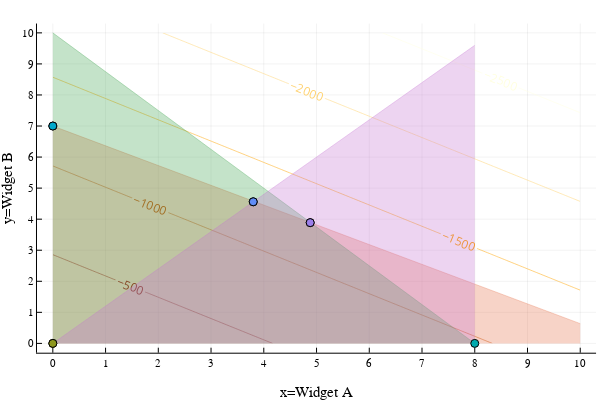

Notebook source saved alongside this figure:
### Markdown cell above
## Feasible region

We can now see that the **feasible region**, or *the area that simultaneously satisfies all constraints*, falls within the polygon bounded by the points (0,7), (8,0) and the point at the intersection of the time constraint ($10 x + 8 y \leq 80$) and materials constraint ($7 x + 11 y \leq 77$).

What about the capacity constraint on A ($x\leq8$)? We can see that this constraint is a **redundant constraint** and not relevant to finding the solution, because it is automatically satisfied given the new time constraint, as the maximum value that can be taken by x given the time constraint $10 x + 8 y \leq 80$ is $x=80/10=8$ when $y=0$. 

Additionally, given that the feasible region is a convex polygon, it is provable that the maximum value must occur at one of the **extreme points** or vertices defined by the intersection of various constraints that define the feasible region. This fact will form the basis of an efficient computational solution method for **linear programming** (LP) problems -- or convex optimization problems consisting entire of linear constraints and a linear objective function -- to be described in future notebooks.

### Code cell
contour(x,y,(x,y)->-f(x,y),nlevels=10, c=:heat, linewidth=10, colorbar = false, contour_labels = true,
width=800,height=600)
# title!("Feasible region and extreme points")
xaxis!("x=Widget A")
yaxis!("y=Widget B")
xticks!(0:maximum(x))
yticks!(0:maximum(y))
areaplot!(x[x.<=11], (77 .- 7*x[x.<=11])./11, legend=false, opacity=0.3)
areaplot!(x[x.<=8], (80 .- 10*x[x.<=8])./8, legend=false, opacity=0.3)
areaplot!(x[x.<=8], f3(x[x.<=8]), legend=false, opacity=0.3)



# areaplot!([8;0;4.888], [0;7;3.888], legend=false, opacity=1.0)
scatter!([0 8 0 4.88 3.8],[0 0 7 3.888 4.56])
scatter!([0],[0]) 
scatter!([0],[7])
scatter!([4.88],[3.888])
scatter!([3.8],[4.56])

### Figure 1 — Plotly figure (JSON) as saved in the notebook; plotly's stock layout.template omitted (floating-point values rounded to 4 significant figures; data arrays with more than 128 entries replaced by an {"elided": "..."} marker saying what was removed)
{"data": [{"colorbar": {"title": ""}, "colorscale": [[0, "rgba(255, 255, 224, 1.000)"], [0.5, "rgba(255, 165, 0, 1.000)"], [1, "rgba(139, 0, 0, 1.000)"]], "contours": {"coloring": "lines", "showlabels": true}, "height": 600, "name": "y1", "ncontours": 12, "showlegend": false, "showscale": false, "type": "contour", "x": [0, 0.1, 0.2, 0.3, 0.4, 0.5, 0.6, 0.7, 0.8, 0.9, 1, 1.1, 1.2, 1.3, 1.4, 1.5, 1.6, 1.7, 1.8, 1.9, 2, 2.1, 2.2, 2.3, 2.4, 2.5, 2.6, 2.7, 2.8, 2.9, 3, 3.1, 3.2, 3.3, 3.4, 3.5, 3.6, 3.7, 3.8, 3.9, 4, 4.1, 4.2, 4.3, 4.4, 4.5, 4.6, 4.7, 4.8, 4.9, 5, 5.1, 5.2, 5.3, 5.4, 5.5, 5.6, 5.7, 5.8, 5.9, 6, 6.1, 6.2, 6.3, 6.4, 6.5, 6.6, 6.7, 6.8, 6.9, 7, 7.1, 7.2, 7.3, 7.4, 7.5, 7.6, 7.7, 7.8, 7.9, 8, 8.1, 8.2, 8.3, 8.4, 8.5, 8.6, 8.7, 8.8, 8.9, 9, 9.1, 9.2, 9.3, 9.4, 9.5, 9.6, 9.7, 9.8, 9.9, 10], "xaxis": "x", "y": [0, 0.1, 0.2, 0.3, 0.4, 0.5, 0.6, 0.7, 0.8, 0.9, 1, 1.1, 1.2, 1.3, 1.4, 1.5, 1.6, 1.7, 1.8, 1.9, 2, 2.1, 2.2, 2.3, 2.4, 2.5, 2.6, 2.7, 2.8, 2.9, 3, 3.1, 3.2, 3.3, 3.4, 3.5, 3.6, 3.7, 3.8, 3.9, 4, 4.1, 4.2, 4.3, 4.4, 4.5, 4.6, 4.7, 4.8, 4.9, 5, 5.1, 5.2, 5.3, 5.4, 5.5, 5.6, 5.7, 5.8, 5.9, 6, 6.1, 6.2, 6.3, 6.4, 6.5, 6.6, 6.7, 6.8, 6.9, 7, 7.1, 7.2, 7.3, 7.4, 7.5, 7.6, 7.7, 7.8, 7.9, 8, 8.1, 8.2, 8.3, 8.4, 8.5, 8.6, 8.7, 8.8, 8.9, 9, 9.1, 9.2, 9.3, 9.4, 9.5, 9.6, 9.7, 9.8, 9.9, 10], "yaxis": "y", "z": {"elided": "101x101 float values"}, "zmax": 0, "zmin": -2950}, {"colorbar": {"title": ""}, "fill": "tozeroy", "fillcolor": "rgba(227, 111, 71, 0.300)", "legendgroup": "y2", "line": {"color": "rgba(227, 111, 71, 0.300)", "dash": "solid", "shape": "linear", "width": 1}, "mode": "lines", "name": "y2", "showlegend": true, "type": "scatter", "x": [0, 0.1, 0.2, 0.3, 0.4, 0.5, 0.6, 0.7, 0.8, 0.9, 1, 1.1, 1.2, 1.3, 1.4, 1.5, 1.6, 1.7, 1.8, 1.9, 2, 2.1, 2.2, 2.3, 2.4, 2.5, 2.6, 2.7, 2.8, 2.9, 3, 3.1, 3.2, 3.3, 3.4, 3.5, 3.6, 3.7, 3.8, 3.9, 4, 4.1, 4.2, 4.3, 4.4, 4.5, 4.6, 4.7, 4.8, 4.9, 5, 5.1, 5.2, 5.3, 5.4, 5.5, 5.6, 5.7, 5.8, 5.9, 6, 6.1, 6.2, 6.3, 6.4, 6.5, 6.6, 6.7, 6.8, 6.9, 7, 7.1, 7.2, 7.3, 7.4, 7.5, 7.6, 7.7, 7.8, 7.9, 8, 8.1, 8.2, 8.3, 8.4, 8.5, 8.6, 8.7, 8.8, 8.9, 9, 9.1, 9.2, 9.3, 9.4, 9.5, 9.6, 9.7, 9.8, 9.9, 10], "xaxis": "x", "y": [7, 6.936, 6.873, 6.809, 6.745, 6.682, 6.618, 6.555, 6.491, 6.427, 6.364, 6.3, 6.236, 6.173, 6.109, 6.045, 5.982, 5.918, 5.855, 5.791, 5.727, 5.664, 5.6, 5.536, 5.473, 5.409, 5.345, 5.282, 5.218, 5.155, 5.091, 5.027, 4.964, 4.9, 4.836, 4.773, 4.709, 4.645, 4.582, 4.518, 4.455, 4.391, 4.327, 4.264, 4.2, 4.136, 4.073, 4.009, 3.945, 3.882, 3.818, 3.755, 3.691, 3.627, 3.564, 3.5, 3.436, 3.373, 3.309, 3.245, 3.182, 3.118, 3.055, 2.991, 2.927, 2.864, 2.8, 2.736, 2.673, 2.609, 2.545, 2.482, 2.418, 2.355, 2.291, 2.227, 2.164, 2.1, 2.036, 1.973, 1.909, 1.845, 1.782, 1.718, 1.655, 1.591, 1.527, 1.464, 1.4, 1.336, 1.273, 1.209, 1.145, 1.082, 1.018, 0.9545, 0.8909, 0.8273, 0.7636, 0.7, 0.6364], "yaxis": "y", "zmax": 0, "zmin": -2950}, {"colorbar": {"title": ""}, "fill": "tozeroy", "fillcolor": "rgba(62, 164, 78, 0.300)", "legendgroup": "y3", "line": {"color": "rgba(62, 164, 78, 0.300)", "dash": "solid", "shape": "linear", "width": 1}, "mode": "lines", "name": "y3", "showlegend": true, "type": "scatter", "x": [0, 0.1, 0.2, 0.3, 0.4, 0.5, 0.6, 0.7, 0.8, 0.9, 1, 1.1, 1.2, 1.3, 1.4, 1.5, 1.6, 1.7, 1.8, 1.9, 2, 2.1, 2.2, 2.3, 2.4, 2.5, 2.6, 2.7, 2.8, 2.9, 3, 3.1, 3.2, 3.3, 3.4, 3.5, 3.6, 3.7, 3.8, 3.9, 4, 4.1, 4.2, 4.3, 4.4, 4.5, 4.6, 4.7, 4.8, 4.9, 5, 5.1, 5.2, 5.3, 5.4, 5.5, 5.6, 5.7, 5.8, 5.9, 6, 6.1, 6.2, 6.3, 6.4, 6.5, 6.6, 6.7, 6.8, 6.9, 7, 7.1, 7.2, 7.3, 7.4, 7.5, 7.6, 7.7, 7.8, 7.9, 8], "xaxis": "x", "y": [10, 9.875, 9.75, 9.625, 9.5, 9.375, 9.25, 9.125, 9, 8.875, 8.75, 8.625, 8.5, 8.375, 8.25, 8.125, 8, 7.875, 7.75, 7.625, 7.5, 7.375, 7.25, 7.125, 7, 6.875, 6.75, 6.625, 6.5, 6.375, 6.25, 6.125, 6, 5.875, 5.75, 5.625, 5.5, 5.375, 5.25, 5.125, 5, 4.875, 4.75, 4.625, 4.5, 4.375, 4.25, 4.125, 4, 3.875, 3.75, 3.625, 3.5, 3.375, 3.25, 3.125, 3, 2.875, 2.75, 2.625, 2.5, 2.375, 2.25, 2.125, 2, 1.875, 1.75, 1.625, 1.5, 1.375, 1.25, 1.125, 1, 0.875, 0.75, 0.625, 0.5, 0.375, 0.25, 0.125, 0], "yaxis": "y", "zmax": 0, "zmin": -2950}, {"colorbar": {"title": ""}, "fill": "tozeroy", "fillcolor": "rgba(195, 113, 210, 0.300)", "legendgroup": "y4", "line": {"color": "rgba(195, 113, 210, 0.300)", "dash": "solid", "shape": "linear", "width": 1}, "mode": "lines", "name": "y4", "showlegend": true, "type": "scatter", "x": [0, 0.1, 0.2, 0.3, 0.4, 0.5, 0.6, 0.7, 0.8, 0.9, 1, 1.1, 1.2, 1.3, 1.4, 1.5, 1.6, 1.7, 1.8, 1.9, 2, 2.1, 2.2, 2.3, 2.4, 2.5, 2.6, 2.7, 2.8, 2.9, 3, 3.1, 3.2, 3.3, 3.4, 3.5, 3.6, 3.7, 3.8, 3.9, 4, 4.1, 4.2, 4.3, 4.4, 4.5, 4.6, 4.7, 4.8, 4.9, 5, 5.1, 5.2, 5.3, 5.4, 5.5, 5.6, 5.7, 5.8, 5.9, 6, 6.1, 6.2, 6.3, 6.4, 6.5, 6.6, 6.7, 6.8, 6.9, 7, 7.1, 7.2, 7.3, 7.4, 7.5, 7.6, 7.7, 7.8, 7.9, 8], "xaxis": "x", "y": [0, 0.12, 0.24, 0.36, 0.48, 0.6, 0.72, 0.84, 0.96, 1.08, 1.2, 1.32, 1.44, 1.56, 1.68, 1.8, 1.92, 2.04, 2.16, 2.28, 2.4, 2.52, 2.64, 2.76, 2.88, 3, 3.12, 3.24, 3.36, 3.48, 3.6, 3.72, 3.84, 3.96, 4.08, 4.2, 4.32, 4.44, 4.56, 4.68, 4.8, 4.92, 5.04, 5.16, 5.28, 5.4, 5.52, 5.64, 5.76, 5.88, 6, 6.12, 6.24, 6.36, 6.48, 6.6, 6.72, 6.84, 6.96, 7.08, 7.2, 7.32, 7.44, 7.56, 7.68, 7.8, 7.92, 8.04, 8.16, 8.28, 8.4, 8.52, 8.64, 8.76, 8.88, 9, 9.12, 9.24, 9.36, 9.48, 9.6], "yaxis": "y", "zmax": 0, "zmin": -2950}, {"colorbar": {"title": ""}, "legendgroup": "y5", "marker": {"color": "rgba(172, 142, 24, 1.000)", "line": {"color": "rgba(0, 0, 0, 1.000)", "width": 1}, "size": 8, "symbol": "circle"}, "mode": "markers", "name": "y5", "showlegend": true, "type": "scatter", "x": [0], "xaxis": "x", "y": [0], "yaxis": "y", "zmax": 0, "zmin": -2950}, {"colorbar": {"title": ""}, "legendgroup": "y6", "marker": {"color": "rgba(0, 170, 174, 1.000)", "line": {"color": "rgba(0, 0, 0, 1.000)", "width": 1}, "size": 8, "symbol": "circle"}, "mode": "markers", "name": "y6", "showlegend": true, "type": "scatter", "x": [8], "xaxis": "x", "y": [0], "yaxis": "y", "zmax": 0, "zmin": -2950}, {"colorbar": {"title": ""}, "legendgroup": "y7", "marker": {"color": "rgba(237, 94, 147, 1.000)", "line": {"color": "rgba(0, 0, 0, 1.000)", "width": 1}, "size": 8, "symbol": "circle"}, "mode": "markers", "name": "y7", "showlegend": true, "type": "scatter", "x": [0], "xaxis": "x", "y": [7], "yaxis": "y", "zmax": 0, "zmin": -2950}, {"colorbar": {"title": ""}, "legendgroup": "y8", "marker": {"color": "rgba(198, 130, 37, 1.000)", "line": {"color": "rgba(0, 0, 0, 1.000)", "width": 1}, "size": 8, "symbol": "circle"}, "mode": "markers", "name": "y8", "showlegend": true, "type": "scatter", "x": [4.88], "xaxis": "x", "y": [3.888], "yaxis": "y", "zmax": 0, "zmin": -2950}, {"colorbar": {"title": ""}, "legendgroup": "y9", "marker": {"color": "rgba(0, 169, 141, 1.000)", "line": {"color": "rgba(0, 0, 0, 1.000)", "width": 1}, "size": 8, "symbol": "circle"}, "mode": "markers", "name": "y9", "showlegend": true, "type": "scatter", "x": [3.8], "xaxis": "x", "y": [4.56], "yaxis": "y", "zmax": 0, "zmin": -2950}, {"colorbar": {"title": ""}, "legendgroup": "y10", "marker": {"color": "rgba(142, 151, 30, 1.000)", "line": {"color": "rgba(0, 0, 0, 1.000)", "width": 1}, "size": 8, "symbol": "circle"}, "mode": "markers", "name": "y10", "showlegend": true, "type": "scatter", "x": [0], "xaxis": "x", "y": [0], "yaxis": "y", "zmax": 0, "zmin": -2950}, {"colorbar": {"title": ""}, "legendgroup": "y11", "marker": {"color": "rgba(0, 169, 204, 1.000)", "line": {"color": "rgba(0, 0, 0, 1.000)", "width": 1}, "size": 8, "symbol": "circle"}, "mode": "markers", "name": "y11", "showlegend": true, "type": "scatter", "x": [0], "xaxis": "x", "y": [7], "yaxis": "y", "zmax": 0, "zmin": -2950}, {"colorbar": {"title": ""}, "legendgroup": "y12", "marker": {"color": "rgba(155, 127, 233, 1.000)", "line": {"color": "rgba(0, 0, 0, 1.000)", "width": 1}, "size": 8, "symbol": "circle"}, "mode": "markers", "name": "y12", "showlegend": true, "type": "scatter", "x": [4.88], "xaxis": "x", "y": [3.888], "yaxis": "y", "zmax": 0, "zmin": -2950}, {"colorbar": {"title": ""}, "legendgroup": "y13", "marker": {"color": "rgba(97, 141, 246, 1.000)", "line": {"color": "rgba(0, 0, 0, 1.000)", "width": 1}, "size": 8, "symbol": "circle"}, "mode": "markers", "name": "y13", "showlegend": true, "type": "scatter", "x": [3.8], "xaxis": "x", "y": [4.56], "yaxis": "y", "zmax": 0, "zmin": -2950}], "layout": {"annotations": [], "height": 400, "margin": {"b": 20, "l": 0, "r": 0, "t": 20}, "paper_bgcolor": "rgba(255, 255, 255, 1.000)", "plot_bgcolor": "rgba(255, 255, 255, 1.000)", "showlegend": false, "width": 600, "xaxis": {"anchor": "y", "domain": [0.06165, 0.9934], "gridcolor": "rgba(0, 0, 0, 0.100)", "gridwidth": 0.5, "linecolor": "rgba(0, 0, 0, 1.000)", "mirror": false, "range": [-0.3, 10.3], "showgrid": true, "showline": true, "showticklabels": true, "tickangle": 0, "tickcolor": "rgb(0, 0, 0)", "tickfont": {"color": "rgba(0, 0, 0, 1.000)", "family": "sans-serif", "size": 11}, "tickmode": "array", "ticks": "inside", "ticktext": ["0", "1", "2", "3", "4", "5", "6", "7", "8", "9", "10"], "tickvals": [0, 1, 2, 3, 4, 5, 6, 7, 8, 9, 10], "title": "x=Widget A", "titlefont": {"color": "rgba(0, 0, 0, 1.000)", "family": "sans-serif", "size": 15}, "type": "-", "visible": true, "zeroline": false, "zerolinecolor": "rgba(0, 0, 0, 1.000)"}, "yaxis": {"anchor": "x", "domain": [0.07581, 0.9902], "gridcolor": "rgba(0, 0, 0, 0.100)", "gridwidth": 0.5, "linecolor": "rgba(0, 0, 0, 1.000)", "mirror": false, "range": [-0.3, 10.3], "showgrid": true, "showline": true, "showticklabels": true, "tickangle": 0, "tickcolor": "rgb(0, 0, 0)", "tickfont": {"color": "rgba(0, 0, 0, 1.000)", "family": "sans-serif", "size": 11}, "tickmode": "array", "ticks": "inside", "ticktext": ["0", "1", "2", "3", "4", "5", "6", "7", "8", "9", "10"], "tickvals": [0, 1, 2, 3, 4, 5, 6, 7, 8, 9, 10], "title": "y=Widget B", "titlefont": {"color": "rgba(0, 0, 0, 1.000)", "family": "sans-serif", "size": 15}, "type": "-", "visible": true, "zeroline": false, "zerolinecolor": "rgba(0, 0, 0, 1.000)"}}}
